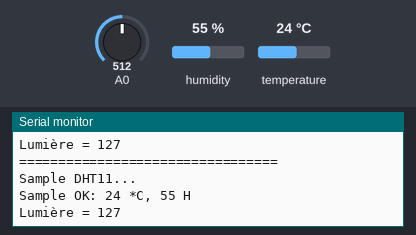
Recording of a sketch running on a simulated Arduino Zero (SAMD21). Parts: the last lines printed to the serial monitor. Inputs (shaded band) come from the test bench; at power-on: humidity 55 %, A0 = 512, temperature 24 °C.

Above: at 2.3 s.
2.4 s: humidity set to 22 %
At 3.6 s:
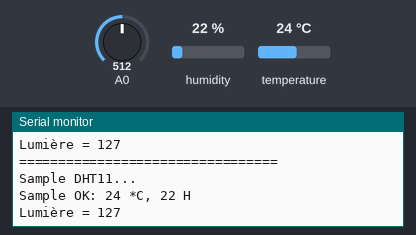
4.5 s: A0 set to 716
At 5.7 s:
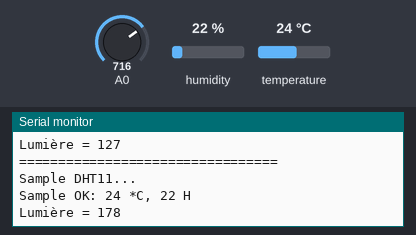
6.6 s: temperature set to 12 °C
At 8.5 s:
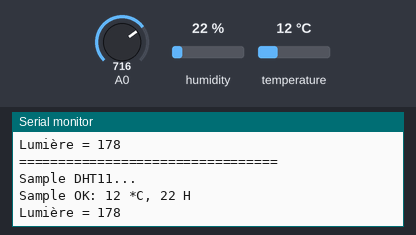
8.7 s: A0 set to 900
At 10.4 s:
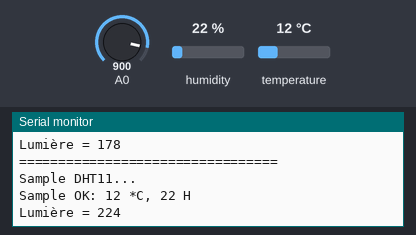
10.8 s: humidity set to 40 %
At 13.3 s:
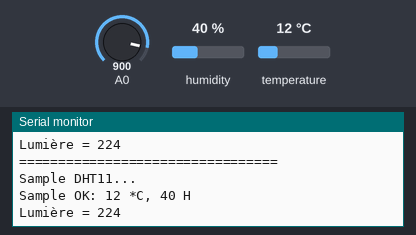
Timing chart, 0 to 13.9 s (numbered marks = the images above; inputs shaded):
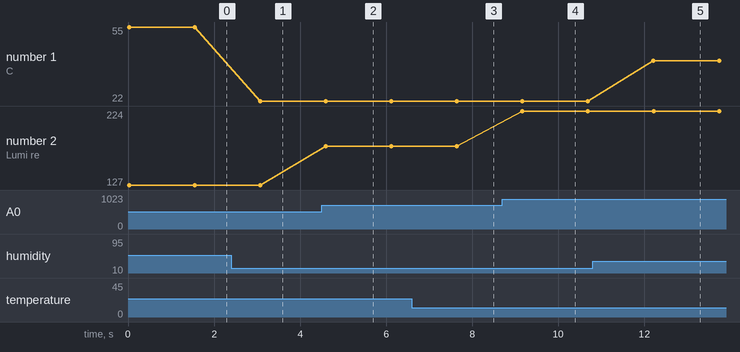

Measured:
- after the input at 2.4 s, the serial monitor: prints a new line after 0.67 s (image 1)
- after the input at 4.5 s, the serial monitor: prints a new line after 0.10 s (image 2)
- after the input at 6.6 s, the serial monitor: prints a new line after 1.0 s (image 3)
- after the input at 8.7 s, the serial monitor: prints a new line after 0.47 s (image 4)
- after the input at 10.8 s, the serial monitor: prints a new line after 1.4 s (image 5)
- plotted number 1: 55 → 22 after the input at 2.4 s, 22 → 40 after the input at 10.8 s
- plotted number 2: 127 → 178 after the input at 4.5 s, 178 → 224 after the input at 8.7 s

The sketch:

lecture_capteurs.ino
```cpp
#include <SimpleDHT.h>
int pinDHT11 = 2;
SimpleDHT11 dht11;
#define debugSerial SerialUSB
int sensorValue = 0;
int outputValue = 0;

void setup() {
  pinMode(A0,INPUT);
  debugSerial.begin(57600);
  while ((!debugSerial) && (millis() < 10000)) ;
  }

  void loop() {
    debugSerial.println("=================================");
    debugSerial.println("Sample DHT11...");

  // read without samples.
  byte temperature = 0;
  byte humidity = 0;
  int err = SimpleDHTErrSuccess;
  if ((err = dht11.read(pinDHT11, &temperature, &humidity, NULL)) != SimpleDHTErrSuccess) {
    debugSerial.print("Read DHT11 failed, err="); debugSerial.println(err);delay(1000);
    return;
  }

  debugSerial.print("Sample OK: ");
  debugSerial.print((int)temperature); debugSerial.print(" *C, ");
  debugSerial.print((int)humidity); debugSerial.println(" H");
  sensorValue = analogRead(A0);
  outputValue = map(sensorValue, 0, 1023, 0, 255);
  debugSerial.print("Lumière = ");debugSerial.println(outputValue);
  // DHT11 sampling rate is 1HZ.
  delay(1500);
    }
```
